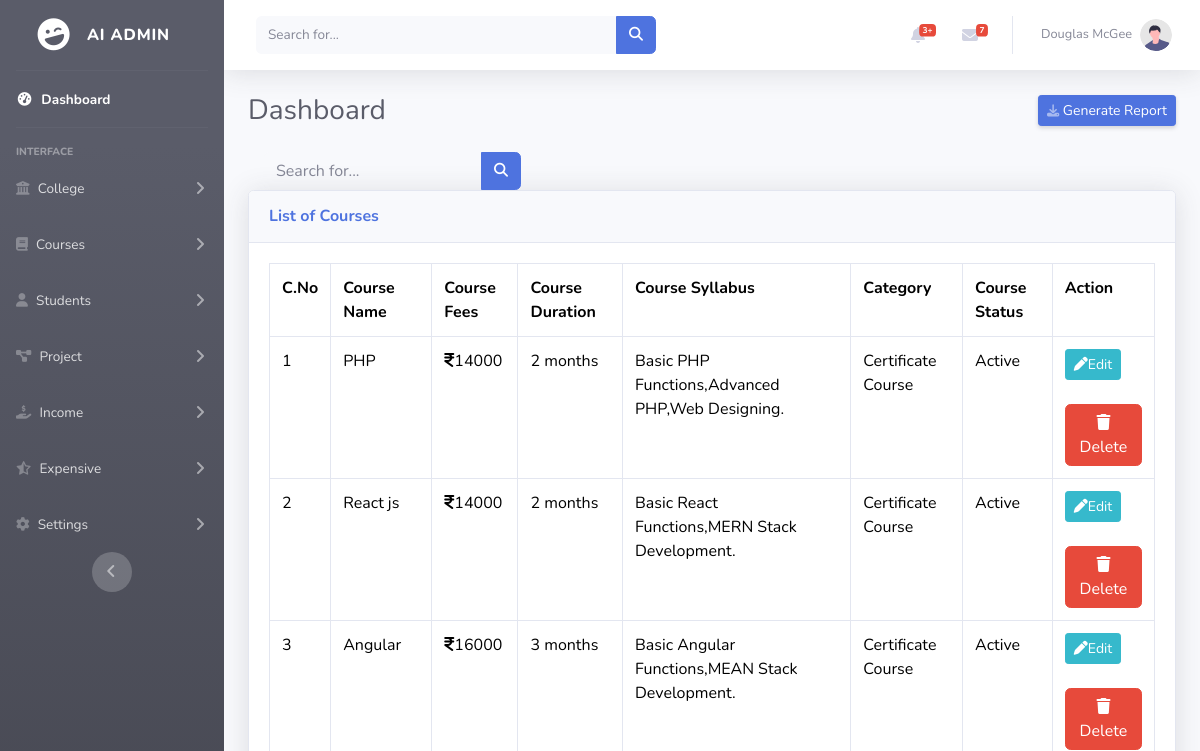
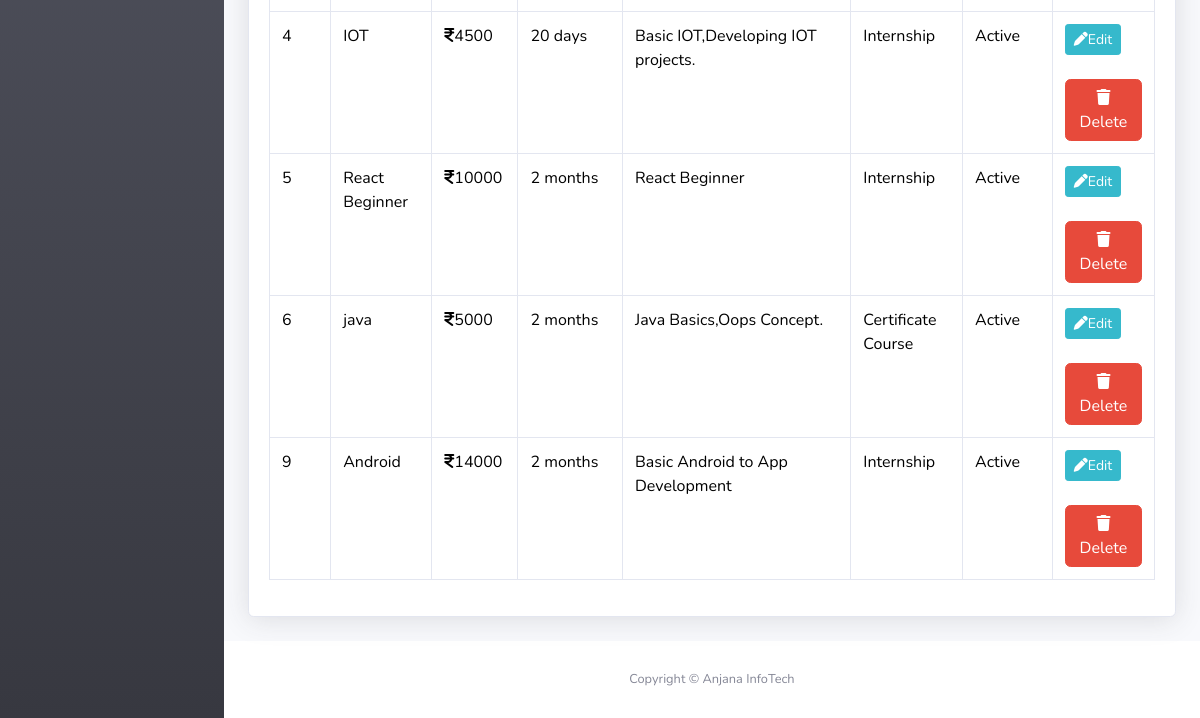
The app's page /ListCourse.php, older data (2 pictures, top to bottom).
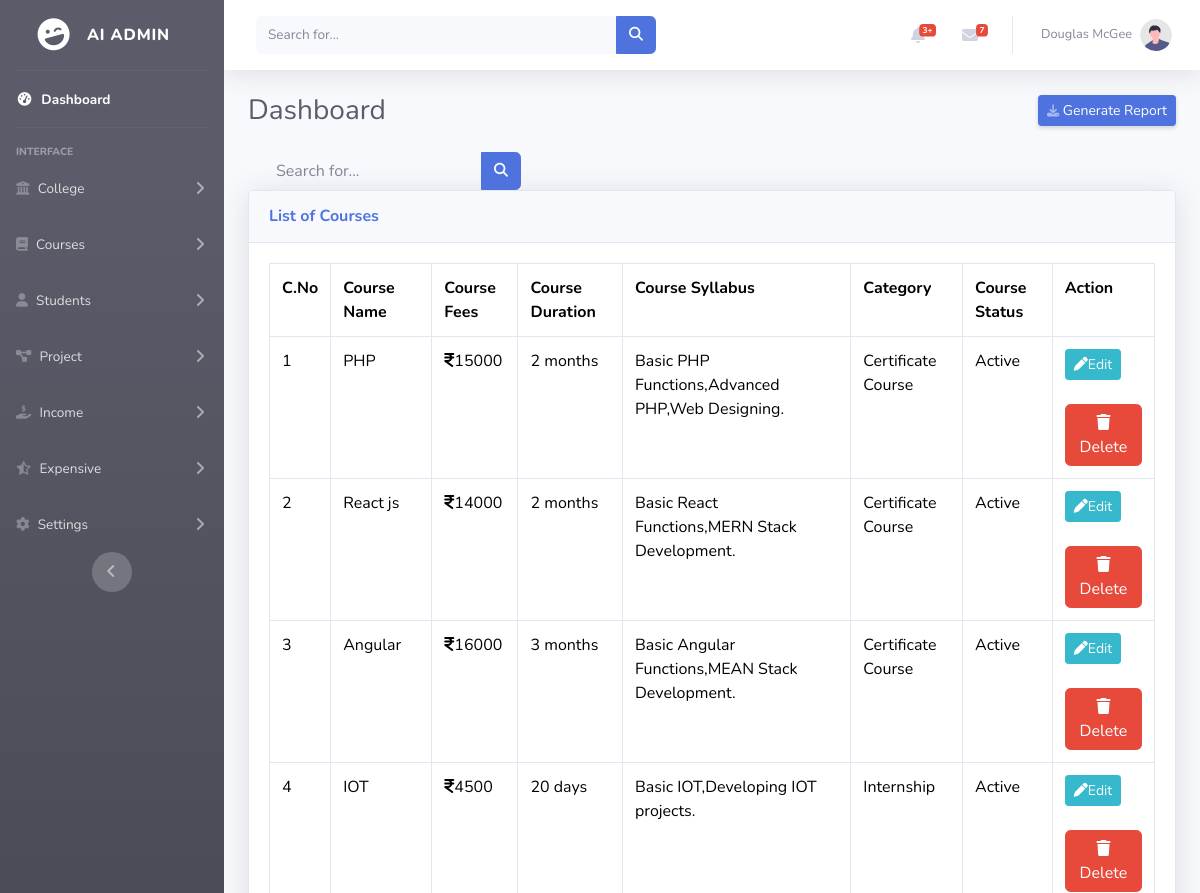
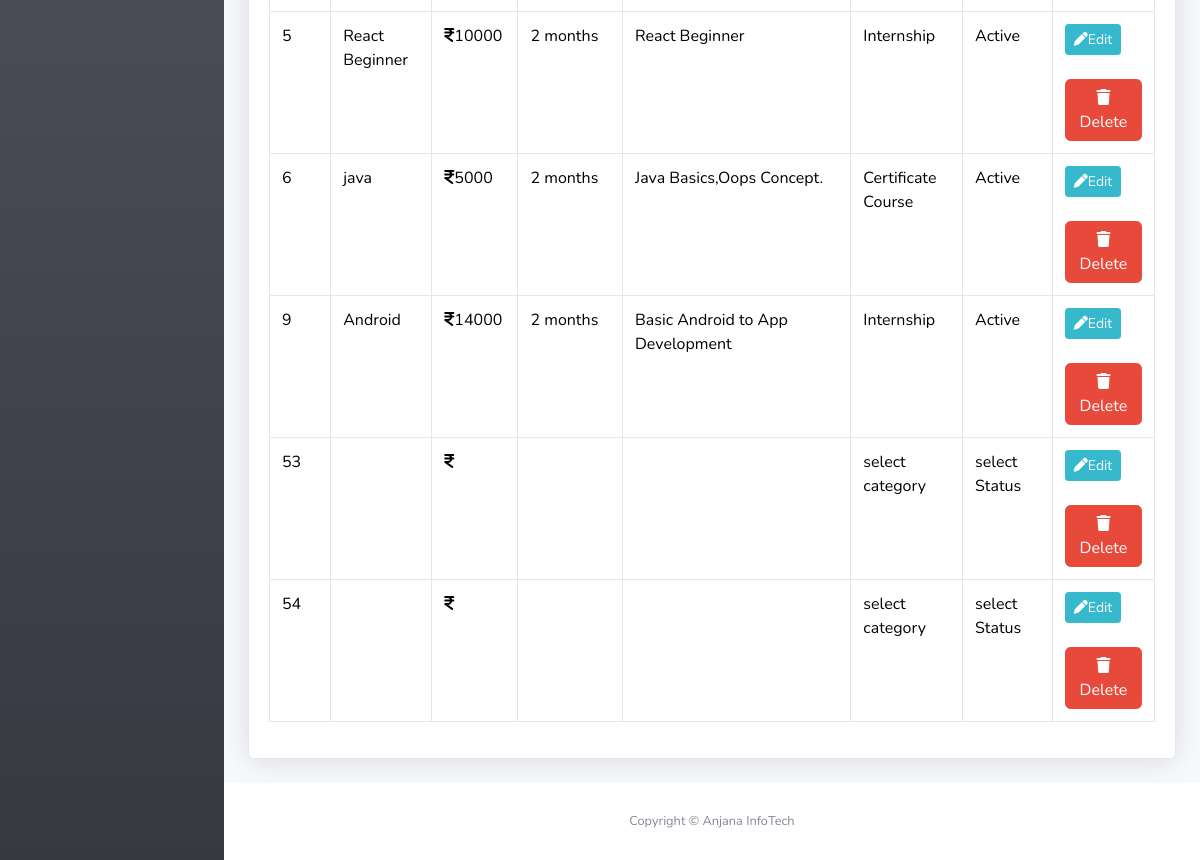
The same page, newer data (2 pictures, top to bottom).
### tables this page shows
CREATE TABLE `addcourse` (
  `cid` int(11) NOT NULL,
  `course_name` varchar(50) NOT NULL,
  `course_fees` varchar(10) NOT NULL,
  `course_duration` varchar(20) NOT NULL,
  `course_syllabus` varchar(191) NOT NULL,
  `category` varchar(100) NOT NULL,
  `status` varchar(20) NOT NULL
);

### ListCourse.php (the view, shortened to what the changed rows need)
<!DOCTYPE html>
<html lang="en">
<head>
    <link href="vendor/fontawesome-free/css/all.min.css" rel="stylesheet" type="text/css">
    <link rel="stylesheet" href="https://cdnjs.cloudflare.com/ajax/libs/font-awesome/6.6.0/css/all.min.css" />
    <link href="https://cdn.jsdelivr.net/npm/bootstrap@5.3.3/dist/css/bootstrap.min.css" rel="stylesheet">
    <link href="css/sb-admin-2.min.css" rel="stylesheet">
</head>
<body id="page-top">
    <div id="wrapper">
        <div id="content-wrapper" class="d-flex flex-column">
            <div id="content">
                <div class="container-fluid">
                <div class="d-sm-flex align-items-center justify-content-between mb-4">
                        <h1 class="h3 mb-0 text-gray-800">Dashboard</h1>
                    </div>
                    <?php
                    include('./db.php');
                    $se = "SELECT * FROM addcourse";
                    $ex = mysqli_query($db, $se);
                    ?>
                    <div class="card shadow mb-4">
                        <div class="card-body">
                            <div class="table-responsive">
                                <table class='table table-bordered' id='dataTable' width='100%' cellspacing='0'>
                                    <tr>
                                        <th>C.No</th>
                                        <th>Course Name</th>
                                        <th>Course Fees</th>
                                        <th>Course Duration</th>
                                        <th>Course Syllabus</th>
                                        <th>Category</th>
                                        <th>Course Status</th>
                                        <th>Action</th>
                                    </tr>
                                    <?php
                                    while ($row = mysqli_fetch_assoc($ex)) { ?>
                                        <tr id='tr'>
                                            <td id='course-id'><?php echo $row['cid'] ?></td>
                                            <td id='course-name'><?php echo $row['course_name'] ?></td>
                                            <td id='course-price'><i class='fa-solid fa-indian-rupee-sign' style='color: #000000;'></i><?php echo $row['course_fees'] ?></td>
                                            <td id='course-duration'><?php echo $row['course_duration'] ?></td>
                                            <td id='course-syllabus'><?php echo $row['course_syllabus'] ?></td>
                                            <td id='category'>
                                                <?php echo $row['category'] ?>
                                            </td>
                                            <td id='course-status'>
                                                <?php echo $row['status'] ?>
                                            </td>
                                            <td>
                                                    <a href="editcourse.php?cid=<?php echo $row['cid']; ?>" class="btn btn-info btn-sm" ><i class="fa-solid fa-pen" style="color: #ffffff;"></i>Edit</a>
                                                <br><br>
                                                 <form action="editcourse.php" method="POST">
                                                <a href="editcourse.php?cid=<?php echo $row['cid']; ?>" class="btn btn-danger" name="delete"><i class="fa-solid fa-trash" style="color: #ffffff;"></i>Delete</a>
                                                </form>
                                            </td>
                                        </tr>
                                    <?php } ?>
                                </table>
                            </div>
                        </div>
                    </div>
                </div>
            </div>
        </div>
    </div>
</body>
</html>

Row changes from the older to the newer data that the page shows:
changed addcourse "PHP": course_fees "14000" → "15000"
added addcourse: cid "53", category "select category", status "select Status"
added addcourse: cid "54", category "select category", status "select Status"
